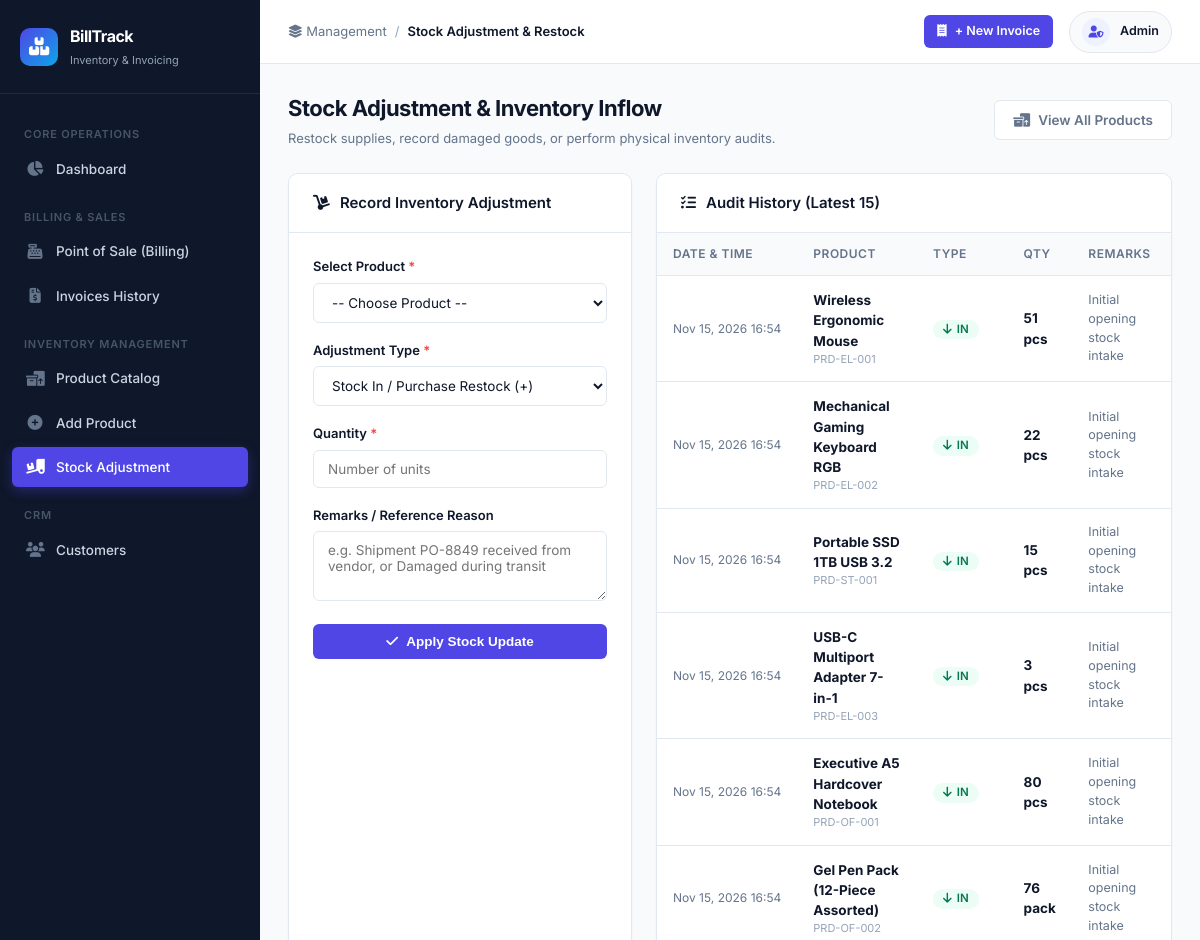
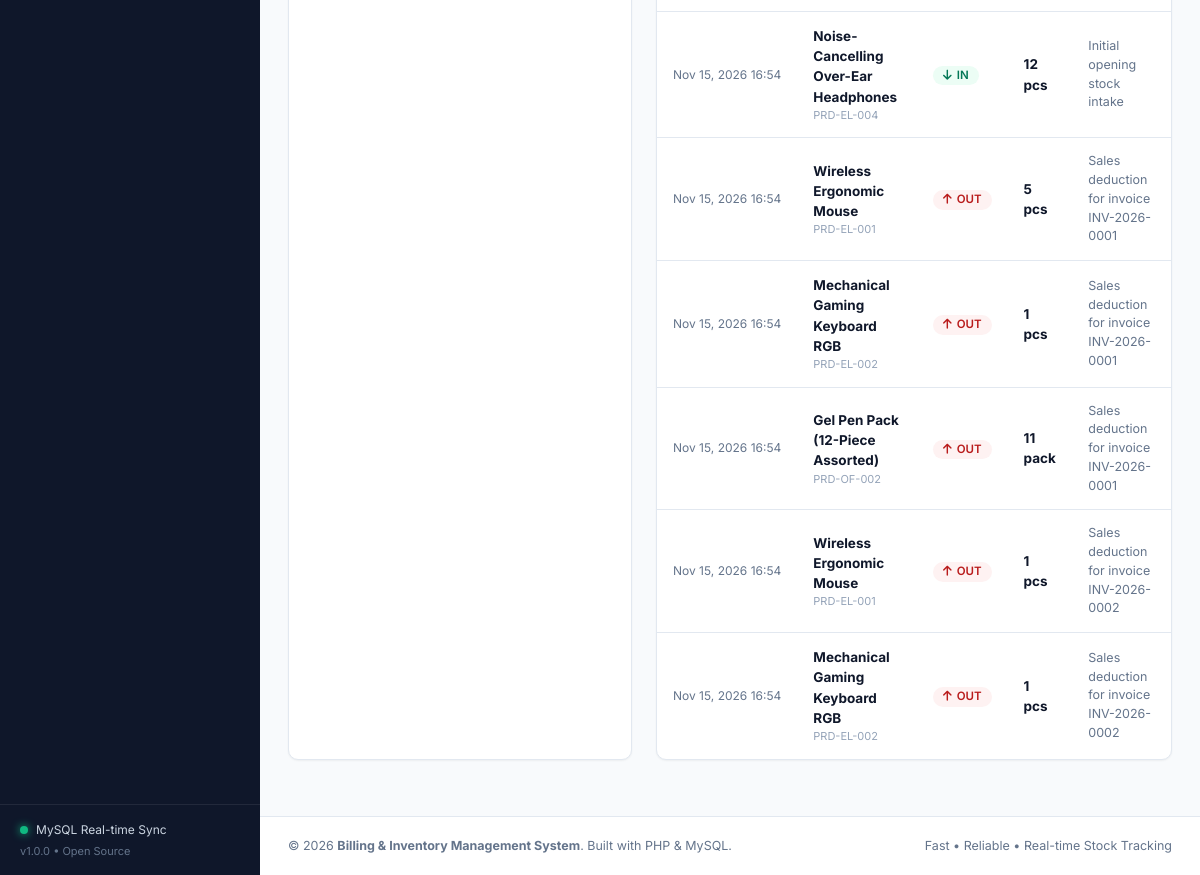
The app's page /stock_adjust.php with its own data (2 pictures, top to bottom).
### tables this page shows
CREATE TABLE `stock_movements` (
    `id` INT AUTO_INCREMENT PRIMARY KEY,
    `product_id` INT NOT NULL,
    `type` ENUM('IN', 'OUT', 'ADJUSTMENT') NOT NULL,
    `quantity` INT NOT NULL,
    `reference_id` INT NULL COMMENT 'Associated invoice ID or adjustment ref',
    `reference_type` VARCHAR(50) NOT NULL DEFAULT 'INVOICE',
    `remarks` VARCHAR(255) NULL,
    `created_at` TIMESTAMP DEFAULT CURRENT_TIMESTAMP,
    INDEX `idx_movement_product` (`product_id`),
    INDEX `idx_movement_type` (`type`),
    CONSTRAINT `fk_movement_product` FOREIGN KEY (`product_id`) 
        REFERENCES `products` (`id`) ON DELETE CASCADE ON UPDATE CASCADE
);

CREATE TABLE `products` (
    `id` INT AUTO_INCREMENT PRIMARY KEY,
    `sku` VARCHAR(50) NOT NULL UNIQUE,
    `name` VARCHAR(150) NOT NULL,
    `category_id` INT NULL,
    `cost_price` DECIMAL(10,2) NOT NULL DEFAULT 0.00,
    `selling_price` DECIMAL(10,2) NOT NULL DEFAULT 0.00,
    `current_stock` INT NOT NULL DEFAULT 0,
    `min_stock_alert` INT NOT NULL DEFAULT 5,
    `unit` VARCHAR(20) NOT NULL DEFAULT 'pcs',
    `status` ENUM('active', 'inactive') NOT NULL DEFAULT 'active',
    `created_at` TIMESTAMP DEFAULT CURRENT_TIMESTAMP,
    `updated_at` TIMESTAMP DEFAULT CURRENT_TIMESTAMP ON UPDATE CURRENT_TIMESTAMP,
    INDEX `idx_product_sku` (`sku`),
    INDEX `idx_product_category` (`category_id`),
    CONSTRAINT `fk_product_category` FOREIGN KEY (`category_id`) 
        REFERENCES `categories` (`id`) ON DELETE SET NULL ON UPDATE CASCADE
);

### includes/functions.php (called while the page is built, shortened)
<?php
function e($string) {
    return htmlspecialchars((string)$string, ENT_QUOTES, 'UTF-8');
}

### stock_adjust.php (the view, shortened to what this page needs)
<?php
require_once __DIR__ . '/includes/header.php';
$historyQuery = "
    SELECT sm.*, p.name AS product_name, p.sku, p.unit
    FROM stock_movements sm
    JOIN products p ON sm.product_id = p.id
";
$historyQuery .= " ORDER BY sm.created_at DESC LIMIT 15";
$movements = $pdo->query($historyQuery)->fetchAll();
?>
<div class="page-header">
    <div class="page-title">
        <h1>Stock Adjustment & Inventory Inflow</h1>
        <p>Restock supplies, record damaged goods, or perform physical inventory audits.</p>
    </div>
    <div class="page-actions">
        <a href="products.php" class="btn btn-outline">
            <i class="fa-solid fa-boxes-packing"></i> View All Products
        </a>
    </div>
</div>
<div style="display: grid; grid-template-columns: 1fr 1.5fr; gap: 24px;">
    <div class="card">
        <div class="card-header">
            <h3><i class="fa-solid fa-dolly"></i> Record Inventory Adjustment</h3>
        </div>
        <div class="card-body">
            <form method="POST" action="stock_adjust.php">
                <div class="form-group">
                    <label>Select Product <span class="required">*</span></label>
                    <select name="product_id" class="form-control" required id="adjustProductSelect">
                        <option value="">-- Choose Product --</option>
                    </select>
                </div>
                <div class="form-group">
                    <label>Adjustment Type <span class="required">*</span></label>
                    <select name="type" class="form-control" required>
                        <option value="IN">Stock In / Purchase Restock (+)</option>
                    </select>
                </div>
                <div class="form-group">
                    <label>Quantity <span class="required">*</span></label>
                    <input type="number" name="quantity" class="form-control" min="1" required placeholder="Number of units">
                </div>
                <div class="form-group">
                    <label>Remarks / Reference Reason</label>
                    <textarea name="remarks" class="form-control" rows="3" placeholder="e.g. Shipment PO-8849 received from vendor, or Damaged during transit"></textarea>
                </div>
                <button type="submit" class="btn btn-primary" style="width: 100%;">
                    <i class="fa-solid fa-check"></i> Apply Stock Update
                </button>
            </form>
        </div>
    </div>
    <div class="card">
        <div class="card-header">
            <h3><i class="fa-solid fa-list-check"></i> Audit History (Latest 15)</h3>
        </div>
        <div class="table-responsive">
            <table class="data-table">
                <thead>
                    <tr>
                        <th>Date & Time</th>
                        <th>Product</th>
                        <th>Type</th>
                        <th>Qty</th>
                        <th>Remarks</th>
                    </tr>
                </thead>
                <tbody>
                    <?php if (empty($movements)): ?>
                        <tr>
                            <td colspan="5" style="text-align: center; color: var(--text-muted); padding: 24px;">
                                No stock history records found.
                            </td>
                        </tr>
                    <?php else: ?>
                        <?php foreach ($movements as $m): ?>
                            <tr>
                                <td style="white-space: nowrap; font-size: 12px; color: var(--text-secondary);">
                                    <?= date('M d, Y H:i', strtotime($m['created_at'])) ?>
                                </td>
                                <td>
                                    <strong><?= e($m['product_name']) ?></strong>
                                    <small style="display: block; color: var(--text-muted); font-size: 11px;"><?= e($m['sku']) ?></small>
                                </td>
                                <td>
                                    <?php if ($m['type'] === 'IN'): ?>
                                        <span class="badge badge-success"><i class="fa-solid fa-arrow-down"></i> IN</span>
                                    <?php elseif ($m['type'] === 'OUT'): ?>
                                        <span class="badge badge-danger"><i class="fa-solid fa-arrow-up"></i> OUT</span>
                                    <?php else: ?>
                                        <span class="badge badge-info"><i class="fa-solid fa-sliders"></i> AUDIT</span>
                                    <?php endif; ?>
                                </td>
                                <td><strong><?= (int)$m['quantity'] ?> <?= e($m['unit']) ?></strong></td>
                                <td style="font-size: 12.5px; color: var(--text-secondary);"><?= e($m['remarks'] ?: $m['reference_type']) ?></td>
                            </tr>
                        <?php endforeach; ?>
                    <?php endif; ?>
                </tbody>
            </table>
        </div>
    </div>
</div>
<?php require_once __DIR__ . '/includes/footer.php'; ?>

### assets/css/style.css (style rules this page uses)
:root { --primary: #4f46e5; --primary-hover: #4338ca; --primary-light: #eef2ff; --secondary: #0ea5e9; --success: #10b981; --success-light: #ecfdf5; --warning: #f59e0b; --warning-light: #fffbeb; --danger: #ef4444; --danger-light: #fef2f2; --info: #3b82f6; --info-light: #eff6ff; --bg-main: #f8fafc; --bg-card: #ffffff; --border-color: #e2e8f0; --text-primary: #0f172a; --text-secondary: #64748b; --text-muted: #94a3b8; --sidebar-bg: #0f172a; --sidebar-text: #94a3b8; --sidebar-hover: #1e293b; --sidebar-active: #4f46e5; --sidebar-width: 260px; --radius-sm: 6px; --radius-md: 10px; --radius-lg: 14px; --shadow-sm: 0 1px 2px 0 rgba(0, 0, 0, 0.05); --shadow-md: 0 4px 6px -1px rgba(0, 0, 0, 0.1), 0 2px 4px -1px rgba(0, 0, 0, 0.06); --shadow-lg: 0 10px 15px -3px rgba(0, 0, 0, 0.1), 0 4px 6px -2px rgba(0, 0, 0, 0.05); --transition: all 0.2s cubic-bezier(0.4, 0, 0.2, 1); }
* { box-sizing: border-box; margin: 0; padding: 0; }
body { font-family: 'Inter', -apple-system, BlinkMacSystemFont, "Segoe UI", Roboto, sans-serif; background-color: var(--bg-main); color: var(--text-primary); line-height: 1.5; font-size: 14px; -webkit-font-smoothing: antialiased; }
.page-header { display: flex; align-items: center; justify-content: space-between; margin-bottom: 24px; flex-wrap: wrap; gap: 16px; }
.page-title h1 { font-size: 22px; font-weight: 700; color: var(--text-primary); letter-spacing: -0.5px; }
.page-title p { color: var(--text-secondary); font-size: 13px; margin-top: 4px; }
.page-actions { display: flex; gap: 12px; }
.btn { display: inline-flex; align-items: center; justify-content: center; gap: 8px; padding: 9px 18px; border-radius: var(--radius-sm); font-size: 13.5px; font-weight: 600; text-decoration: none; border: 1px solid transparent; cursor: pointer; transition: var(--transition); }
.btn-primary { background-color: var(--primary); color: #fff; }
.btn-outline { background-color: #fff; border-color: var(--border-color); color: var(--text-secondary); }
.card { background: var(--bg-card); border: 1px solid var(--border-color); border-radius: var(--radius-md); box-shadow: var(--shadow-sm); margin-bottom: 28px; overflow: hidden; }
.card-header { padding: 18px 24px; border-bottom: 1px solid var(--border-color); display: flex; align-items: center; justify-content: space-between; background-color: #ffffff; }
.card-header h3 { font-size: 15px; font-weight: 600; color: var(--text-primary); display: flex; align-items: center; gap: 10px; }
.card-body { padding: 24px; }
.table-responsive { overflow-x: auto; width: 100%; }
.data-table { width: 100%; border-collapse: collapse; text-align: left; }
.data-table th { background-color: #f8fafc; color: var(--text-secondary); font-size: 12px; font-weight: 600; text-transform: uppercase; letter-spacing: 0.5px; padding: 12px 16px; border-bottom: 1px solid var(--border-color); }
.data-table td { padding: 14px 16px; border-bottom: 1px solid var(--border-color); color: var(--text-primary); font-size: 13.5px; vertical-align: middle; }
.data-table tbody tr:last-child td { border-bottom: none; }
.badge { display: inline-flex; align-items: center; gap: 5px; padding: 4px 10px; border-radius: 20px; font-size: 11.5px; font-weight: 600; line-height: 1; }
.badge-success { background: var(--success-light); color: #047857; }
.badge-danger { background: var(--danger-light); color: #b91c1c; }
.form-group { margin-bottom: 18px; }
.form-group label { display: block; margin-bottom: 6px; font-size: 13px; font-weight: 600; color: var(--text-primary); }
.form-group label .required { color: var(--danger); }
.form-control { width: 100%; padding: 10px 14px; border: 1px solid var(--border-color); border-radius: var(--radius-sm); font-family: inherit; font-size: 13.5px; color: var(--text-primary); background-color: #ffffff; transition: var(--transition); }

### records on screen
stock_movements: created_at "Nov 15, 2026 16:54", product.name "Wireless Ergonomic Mouse", product.sku "PRD-EL-001", type "IN" (drawn), quantity "51", product.unit "pcs", remarks "Initial opening stock intake"
stock_movements: created_at "Nov 15, 2026 16:54", product.name "Mechanical Gaming Keyboard RGB", product.sku "PRD-EL-002", type "IN" (drawn), quantity "22", product.unit "pcs", remarks "Initial opening stock intake"
stock_movements: created_at "Nov 15, 2026 16:54", product.name "Portable SSD 1TB USB 3.2", product.sku "PRD-ST-001", type "IN" (drawn), quantity "15", product.unit "pcs", remarks "Initial opening stock intake"
stock_movements: created_at "Nov 15, 2026 16:54", product.name "USB-C Multiport Adapter 7-in-1", product.sku "PRD-EL-003", type "IN" (drawn), quantity "3", product.unit "pcs", remarks "Initial opening stock intake"
stock_movements: created_at "Nov 15, 2026 16:54", product.name "Executive A5 Hardcover Notebook", product.sku "PRD-OF-001", type "IN" (drawn), quantity "80", product.unit "pcs", remarks "Initial opening stock intake"
stock_movements: created_at "Nov 15, 2026 16:54", product.name "Gel Pen Pack (12-Piece Assorted)", product.sku "PRD-OF-002", type "IN" (drawn), quantity "76", product.unit "pack", remarks "Initial opening stock intake"
stock_movements: created_at "Nov 15, 2026 16:54", product.name "Noise-Cancelling Over-Ear Headphones", product.sku "PRD-EL-004", type "IN" (drawn), quantity "12", product.unit "pcs", remarks "Initial opening stock intake"
stock_movements: created_at "Nov 15, 2026 16:54", product.name "Wireless Ergonomic Mouse", product.sku "PRD-EL-001", type "OUT" (drawn), quantity "5", product.unit "pcs", remarks "Sales deduction for invoice INV-2026-0001"
stock_movements: created_at "Nov 15, 2026 16:54", product.name "Mechanical Gaming Keyboard RGB", product.sku "PRD-EL-002", type "OUT" (drawn), quantity "1", product.unit "pcs", remarks "Sales deduction for invoice INV-2026-0001"
stock_movements: created_at "Nov 15, 2026 16:54", product.name "Gel Pen Pack (12-Piece Assorted)", product.sku "PRD-OF-002", type "OUT" (drawn), quantity "11", product.unit "pack", remarks "Sales deduction for invoice INV-2026-0001"
stock_movements: created_at "Nov 15, 2026 16:54", product.name "Wireless Ergonomic Mouse", product.sku "PRD-EL-001", type "OUT" (drawn), quantity "1", product.unit "pcs", remarks "Sales deduction for invoice INV-2026-0002"
stock_movements: created_at "Nov 15, 2026 16:54", product.name "Mechanical Gaming Keyboard RGB", product.sku "PRD-EL-002", type "OUT" (drawn), quantity "1", product.unit "pcs", remarks "Sales deduction for invoice INV-2026-0002"

### other values on screen
$page_title "Stock Adjustment & Restock"
